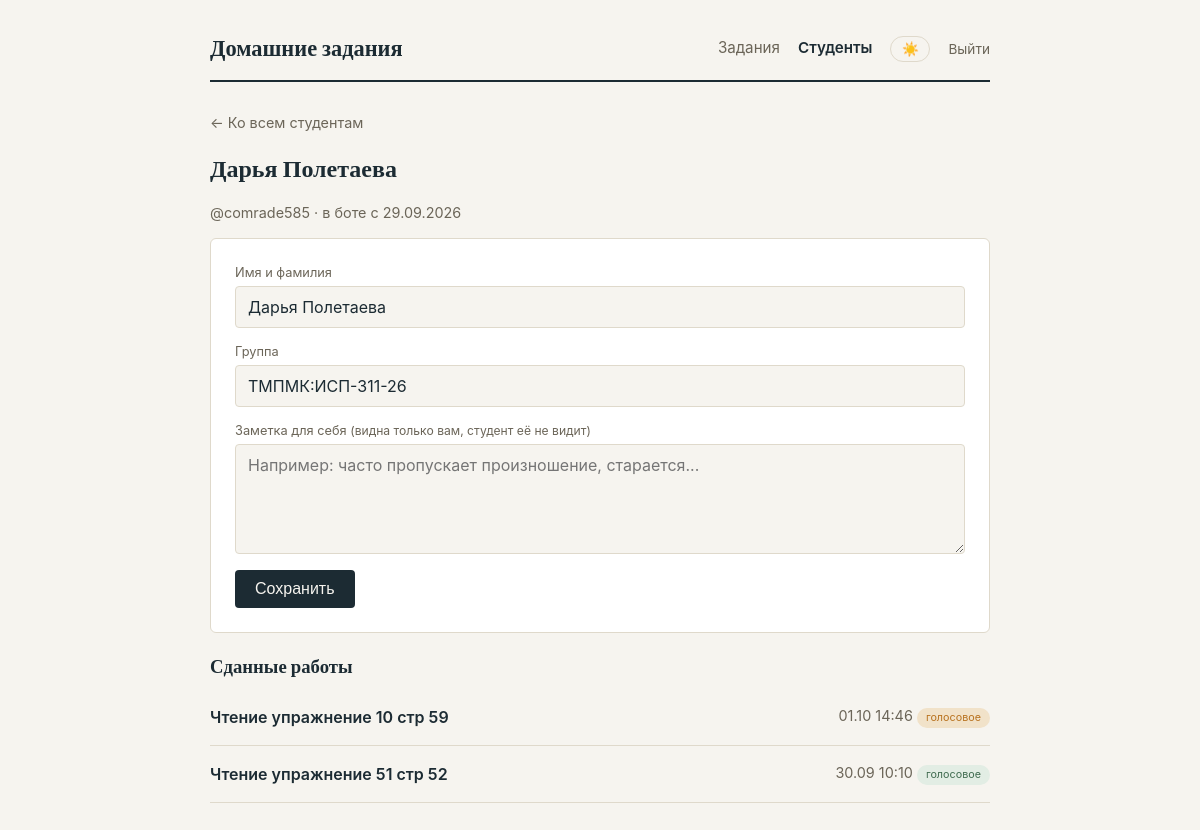
/students/6 (signed in), run on the app's committed database.
### database.py (models this page shows, shortened)
class Student(Base):
    __tablename__ = "students"
    id = Column(Integer, primary_key=True)
    telegram_id = Column(Integer, unique=True, nullable=False, index=True)
    username = Column(String, nullable=True)
    full_name = Column(String, nullable=False)
    group_name = Column(String, nullable=True)
    group_id = Column(Integer, ForeignKey("groups.id"), nullable=True)
    notes = Column(Text, nullable=True)
    created_at = Column(DateTime, default=datetime.utcnow)
    group = relationship("Group", back_populates="students")
    submissions = relationship(
        "Submission",
        back_populates="student",
        order_by="Submission.created_at.desc()",
        cascade="all, delete-orphan",
    )

class Submission(Base):
    __tablename__ = "submissions"
    id = Column(Integer, primary_key=True)
    student_id = Column(Integer, ForeignKey("students.id"), nullable=False)
    kind = Column(String, nullable=False)
    text_content = Column(Text, nullable=True)
    file_path = Column(String, nullable=True)
    original_filename = Column(String, nullable=True)
    caption = Column(Text, nullable=True)  # описание задания от студента
    created_at = Column(DateTime, default=datetime.utcnow)
    status = Column(String, default="new")  # "new" или "reviewed"
    feedback_text = Column(Text, nullable=True)
    feedback_voice_path = Column(String, nullable=True)
    feedback_at = Column(DateTime, nullable=True)
    student = relationship("Student", back_populates="submissions")
    files = relationship(
        "SubmissionFile",
        back_populates="submission",
        order_by="SubmissionFile.order_index",
        cascade="all, delete-orphan",
    )

### web.py (the view)
@app.get("/students/{student_id}", response_class=HTMLResponse)
async def student_detail(request: Request, student_id: int, saved: bool = False):
    if not is_logged_in(request):
        return RedirectResponse("/login", status_code=303)
    session = SessionLocal()
    try:
        st = session.query(Student).filter_by(id=student_id).first()
        if not st:
            raise HTTPException(status_code=404, detail="Студент не найден")
        student_data = {
            "id": st.id,
            "full_name": st.full_name,
            "group_name": st.group_name,
            "username": st.username,
            "notes": st.notes,
            "created_at": st.created_at,
        }
        submissions = [
            {
                "id": s.id,
                "kind": s.kind,
                "caption": s.caption,
                "created_at": s.created_at,
                "status": s.status,
            }
            for s in st.submissions
        ]
    finally:
        session.close()
    return templates.TemplateResponse(
        request,
        "student_detail.html",
        {
            "st": student_data,
            "submissions": submissions,
            "saved": saved,
            "authed": True,
            "active_page": "students",
        },
    )

### templates/student_detail.html (shortened to what this page needs)
{% extends "base.html" %}
{% block content %}
  <a class="back-link" href="/students">← Ко всем студентам</a>
  <h2>{{ st.full_name }}</h2>
  <p class="entry-meta">
    {% if st.username %}@{{ st.username }} · {% endif %}
    в боте с {{ st.created_at.strftime('%d.%m.%Y') }}
  </p>
  <div class="card">
    <form method="post" action="/students/{{ st.id }}">
      <div class="field-label">Имя и фамилия</div>
      <input type="text" name="full_name" value="{{ st.full_name }}" required>
      <div class="field-label" style="margin-top: 14px;">Группа</div>
      <input type="text" name="group_name" value="{{ st.group_name or '' }}" placeholder="например, ИЯ-21">
      <div class="field-label" style="margin-top: 14px;">
        Заметка для себя <span class="muted-inline">(видна только вам, студент её не видит)</span>
      </div>
      <textarea name="notes" placeholder="Например: часто пропускает произношение, старается...">{{ st.notes or '' }}</textarea>
      <button type="submit">Сохранить</button>
    </form>
  </div>
  <h3>Сданные работы</h3>
  {% if submissions %}
    <ul class="entry-list">
      {% for s in submissions %}
        <li>
          <a class="entry" href="/submission/{{ s.id }}">
            <div class="entry-top">
              <span class="entry-name">{{ s.caption or (s.kind|capitalize) }}</span>
              <span class="entry-meta">
                {{ s.created_at.strftime('%d.%m %H:%M') }}
                <span class="badge {{ 'reviewed' if s.status == 'reviewed' }}">
                  {% if s.kind == 'voice' %}голосовое{% elif s.kind == 'document' %}файл{% else %}текст{% endif %}
                </span>
              </span>
            </div>
          </a>
        </li>
      {% endfor %}
    </ul>
  {% else %}
    <div class="empty">Пока нет сданных работ.</div>
  {% endif %}
{% endblock %}

### static/style.css (style rules this page uses)
:root { --ink: #1c2b33; --paper: #f6f4ef; --paper-line: #dfd9cb; --card-bg: #ffffff; --accent: #b8721f; --accent-soft: #f1e2c9; --ok: #3f6b4f; --ok-soft: #e2ede4; --muted: #6b6558; --note-bg: #fbf1d9; --note-ink: #8a5a00; }
* { box-sizing: border-box; }
body { margin: 0; background: var(--paper); color: var(--ink); font-family: -apple-system, BlinkMacSystemFont, "Segoe UI", Roboto, sans-serif; line-height: 1.5; transition: background 0.15s ease, color 0.15s ease; }
h1, h2, h3 { font-family: 'Fraunces', Georgia, serif; font-weight: 600; margin: 0 0 0.4em 0; }
a { color: var(--accent); }
.entry-list { list-style: none; margin: 0; padding: 0; }
.entry { display: block; text-decoration: none; color: inherit; padding: 16px 0; border-bottom: 1px solid var(--paper-line); }
.entry-top { display: flex; justify-content: space-between; gap: 12px; flex-wrap: wrap; }
.entry-name { font-weight: 600; }
.entry-meta { color: var(--muted); font-size: 0.9em; }
.badge { display: inline-block; font-size: 0.75em; padding: 2px 9px; border-radius: 10px; background: var(--accent-soft); color: var(--accent); white-space: nowrap; }
.badge.reviewed { background: var(--ok-soft); color: var(--ok); }
.card { background: var(--card-bg); border: 1px solid var(--paper-line); border-radius: 6px; padding: 24px; margin-bottom: 20px; }
.field-label { font-size: 0.8em; text-transform: none; color: var(--muted); margin-bottom: 4px; }
.muted-inline { color: var(--muted); font-weight: normal; font-size: 0.95em; }
textarea, input[type=password], input[type=text], select { width: 100%; font-family: inherit; font-size: 1em; padding: 10px 12px; border: 1px solid var(--paper-line); border-radius: 4px; background: var(--paper); color: var(--ink); }
textarea { min-height: 110px; resize: vertical; }
button { background: var(--ink); color: var(--paper); border: none; padding: 10px 20px; border-radius: 4px; font-size: 1em; cursor: pointer; margin-top: 10px; }
.back-link { display: inline-block; margin-bottom: 18px; color: var(--muted); text-decoration: none; font-size: 0.9em; }

### data on the page
Student: full_name "Дарья Полетаева", username "comrade585", created_at "29.09.2026", group_name "ТМПМК:ИСП-311-26"
Submission: caption "Чтение упражнение 10 стр 59", created_at "01.10 14:46", kind "голосовое"
Submission: caption "Чтение упражнение 51 стр 52", created_at "30.09 10:10", kind "голосовое"
